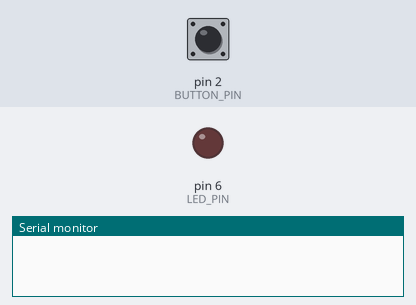
Bench run of a program on a simulated Arduino Uno, built with avr-gcc and run on an emulated ATmega328P. Parts: output pins drawn as LEDs (lit = HIGH), the last lines printed to the serial monitor. The test bench sets the inputs (shaded band); at power-on: pin 2 (BUTTON_PIN) HIGH.

Above: at 1.2 s.
1.3 s: pin 2 (BUTTON_PIN) pulled LOW for 0.15 s
At 1.9 s:
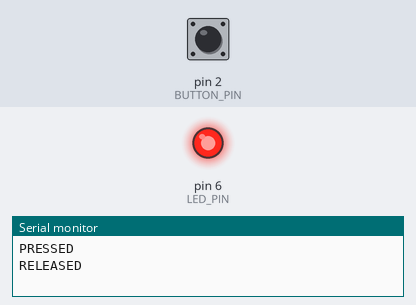
2.9 s: pin 2 (BUTTON_PIN) pulled LOW for 1 s
At 3.2 s:
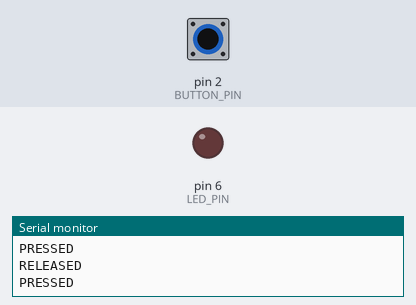
5.4 s: pin 2 (BUTTON_PIN) pulled LOW for 3.2 s
At 6.3 s:
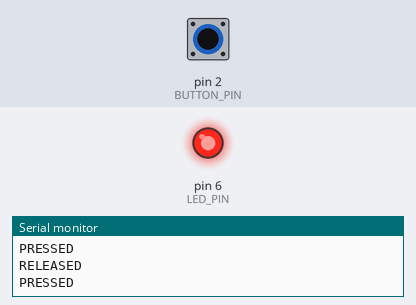
Timing chart, 0 to 8.4 s (numbered marks = the images above; inputs shaded):
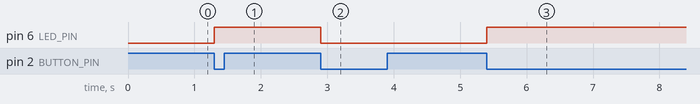

The program:

main.cpp
```cpp
#include <Arduino.h>

const int LED_PIN = 6;
const int BUTTON_PIN = 2;
const unsigned long DEBOUNCE_DELAY_MS = 50;
unsigned long previous_change_time = 0;
bool last_state = HIGH;
bool led_state = false;

void setup() {
  pinMode(LED_PIN, OUTPUT);
  pinMode(BUTTON_PIN, INPUT_PULLUP);
  Serial.begin(9600);
}

void loop() {
  bool new_state = digitalRead(BUTTON_PIN);
  if (new_state != last_state){
    unsigned long current_time = millis();
    if (current_time - previous_change_time >= DEBOUNCE_DELAY_MS){
      last_state = new_state;
      previous_change_time = current_time;
      if (last_state == LOW){
        Serial.println("PRESSED");
        led_state = !led_state;
        digitalWrite(LED_PIN, led_state);
      }
      else{
        Serial.println("RELEASED");
      }
    }
  }
}
```

Measured:
- after the input at 1.3 s, pin 6 (LED_PIN): LOW → HIGH at once
- after the input at 2.9 s, pin 6 (LED_PIN): HIGH → LOW at once
- after the input at 5.4 s, pin 6 (LED_PIN): LOW → HIGH at once
